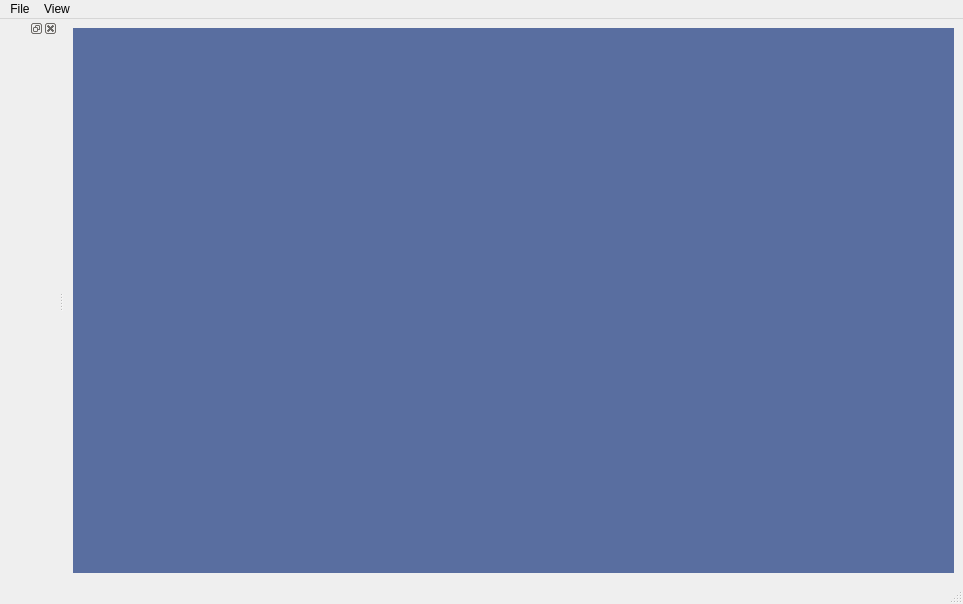
<?xml version="1.0" encoding="UTF-8"?>
<ui version="4.0">
 <class>MainWindow</class>
 <widget class="QMainWindow" name="MainWindow">
  <property name="geometry">
   <rect>
    <x>0</x>
    <y>0</y>
    <width>963</width>
    <height>604</height>
   </rect>
  </property>
  <property name="windowTitle">
   <string>MainWindow</string>
  </property>
  <widget class="QWidget" name="centralwidget">
   <layout class="QGridLayout" name="gridLayout">
    <item row="0" column="0">
     <widget class="QMdiArea" name="mdiArea">
      <property name="sizePolicy">
       <sizepolicy hsizetype="Expanding" vsizetype="Expanding">
        <horstretch>0</horstretch>
        <verstretch>0</verstretch>
       </sizepolicy>
      </property>
      <property name="background">
       <brush brushstyle="SolidPattern">
        <color alpha="255">
         <red>89</red>
         <green>110</green>
         <blue>160</blue>
        </color>
       </brush>
      </property>
     </widget>
    </item>
   </layout>
  </widget>
  <widget class="QMenuBar" name="menubar">
   <property name="geometry">
    <rect>
     <x>0</x>
     <y>0</y>
     <width>963</width>
     <height>22</height>
    </rect>
   </property>
   <widget class="QMenu" name="menuFile">
    <property name="title">
     <string>File</string>
    </property>
    <addaction name="actionExit"/>
   </widget>
   <widget class="QMenu" name="menuView">
    <property name="title">
     <string>View</string>
    </property>
   </widget>
   <addaction name="menuFile"/>
   <addaction name="menuView"/>
  </widget>
  <widget class="QStatusBar" name="statusbar"/>
  <widget class="QDockWidget" name="dockControls">
   <property name="sizePolicy">
    <sizepolicy hsizetype="MinimumExpanding" vsizetype="Preferred">
     <horstretch>0</horstretch>
     <verstretch>0</verstretch>
    </sizepolicy>
   </property>
   <property name="autoFillBackground">
    <bool>true</bool>
   </property>
   <attribute name="dockWidgetArea">
    <number>1</number>
   </attribute>
   <widget class="QWidget" name="dockWidgetContents_3"/>
  </widget>
  <action name="actionExit">
   <property name="text">
    <string>Exit</string>
   </property>
  </action>
  <action name="actionShow_Controls">
   <property name="text">
    <string>Show Controls</string>
   </property>
  </action>
 </widget>
 <resources/>
 <connections/>
</ui>
